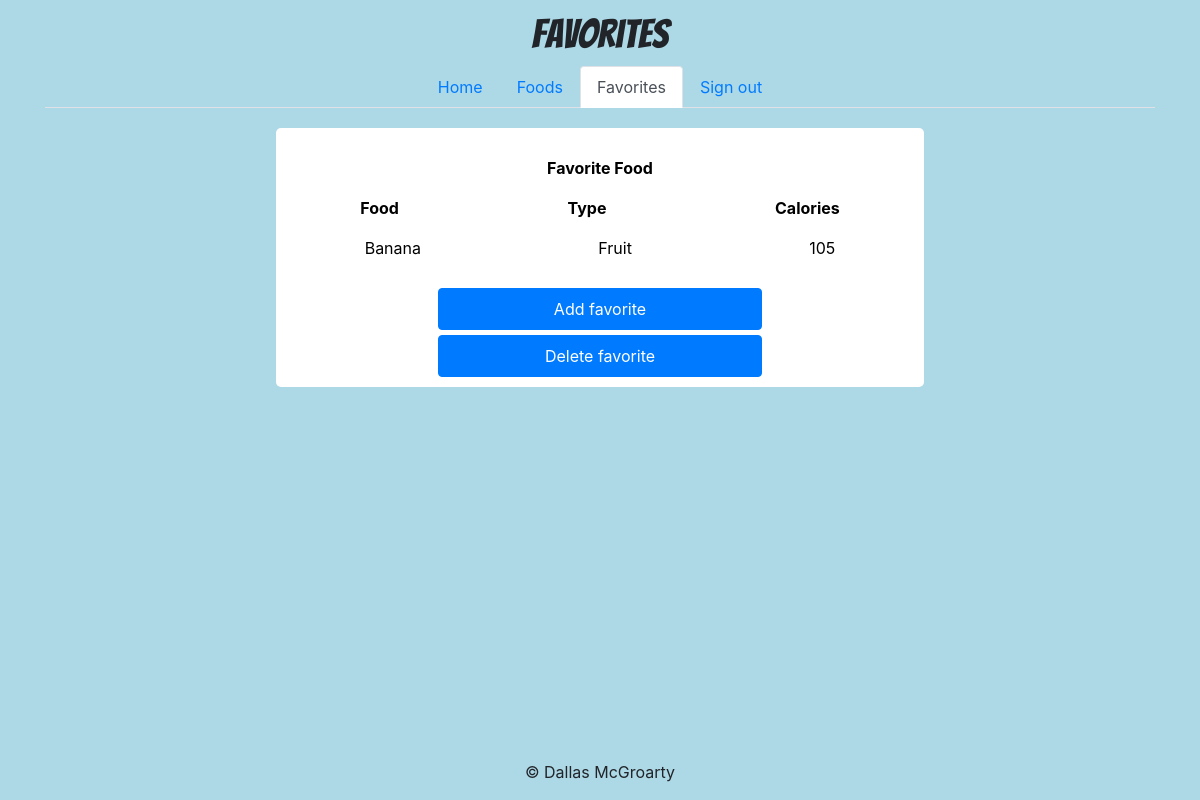
Page /favorites_list.php (signed in) on the committed database.
### tables this page shows
CREATE TABLE Foods
    (FoodID INT NOT NULL AUTO_INCREMENT PRIMARY KEY,
     FoodName CHAR(50) NOT NULL,
     FoodType CHAR(50) NOT NULL,
     Calories SMALLINT 
    );

### db/queries.php (the view, shortened to what this page needs)
<?php
 function load_favorites()
 {
     $conn = connect_db();
     $user = "";
     $favorites = [];
     $result = $conn->query("SELECT UserID FROM Users WHERE Email ='{$_SESSION['user']}'");
     while($rows = $result->fetch_assoc())
     {
        $user = $rows['UserID'];
     }
     $result = $conn->query("SELECT * FROM FavoriteFoods INNER JOIN Users on FavoriteFoods.UserID=Users.UserID WHERE Users.UserID = $user");
     if($result->num_rows <= 0)
     {
        echo "<p class='text-center' style='color: red; font-weight: bold'>You have no favorites yet!</p>";
     }
     else {
        while($rows = $result->fetch_assoc())
        {
            array_push($favorites, $rows['FoodID']);
        }
        $result = $conn->query("SELECT * FROM Foods WHERE FoodID IN (".implode(',', $favorites).")");
        while($rows = $result->fetch_assoc())
        {
            echo "<div class='d-flex flex-row justify-content-around' style=''>";
            echo "<div class='p-2' style='color: black;'>" . $rows['FoodName'] . "</div>";
            echo "<div class='p-2' style='color: black;'>" . $rows['FoodType'] . "</div>";
            echo "<div class='p-2' style='color: black;'>" . $rows['Calories'] . "</div>";
            echo "</div>";
        }
     }
 }
?>

### rows in the picture
foods: FoodName "Banana", FoodType "Fruit", Calories "105"
